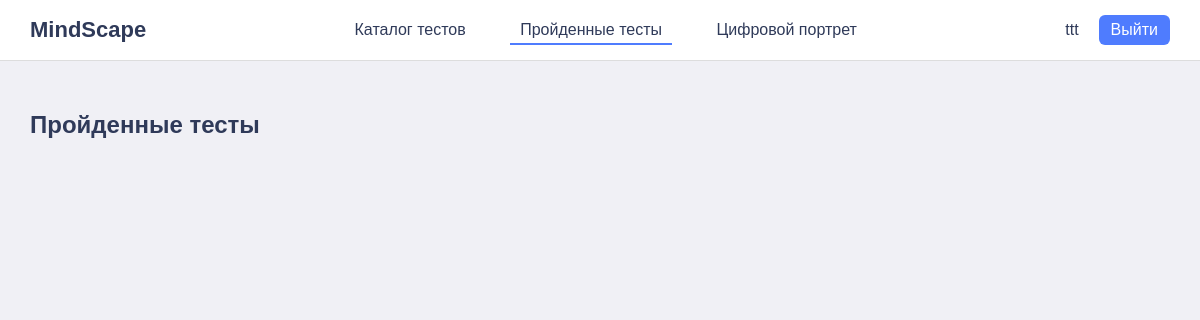
The page /completed (signed in) on the database as committed earlier.
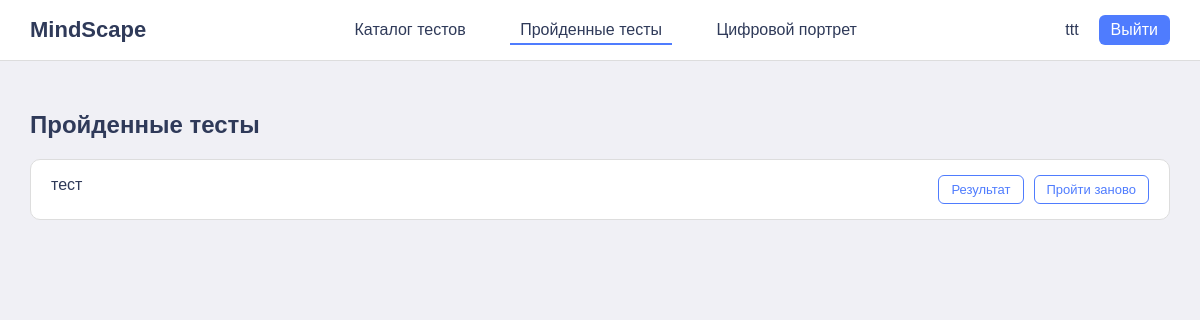
The same page on the database as committed later.
### tables this page shows
CREATE TABLE users(
            id INTEGER PRIMARY KEY AUTOINCREMENT,
            username TEXT UNIQUE,
            password TEXT
        , name  TEXT, role TEXT DEFAULT 'user');

CREATE TABLE "tests" (
	"id"	INTEGER,
	"topic"	TEXT NOT NULL,
	"title"	TEXT NOT NULL,
	"is_active"	INTEGER DEFAULT 1,
	"description"	TEXT, visualization_type TEXT, author_id INTEGER, instruction TEXT,
	PRIMARY KEY("id" AUTOINCREMENT)
);

### app.py (the view)
@app.route('/completed')
def completed_tests_page():
    if 'username' not in session:
        return redirect('/')
    conn = sqlite3.connect('database.db')
    cursor = conn.cursor()
    cursor.execute("SELECT id FROM users WHERE username = ?", (session['username'],))
    user_id = cursor.fetchone()[0]
    cursor.execute("""
        SELECT t.id, t.title, MAX(ua.id)
        FROM user_attempts ua
        JOIN tests t ON ua.test_id = t.id
        WHERE ua.user_id = ?
        GROUP BY t.id
    """, (user_id,))
    tests = cursor.fetchall()
    conn.close()
    return render_template('completed.html', username=session.get('username'), tests=tests)

### templates/completed.html (shortened to what this page needs)
<!DOCTYPE html>
<html lang="ru">
<head>
    <link rel="stylesheet" href="{{ url_for('static', filename='style/main.css') }}">
    <link rel="stylesheet" href="{{ url_for('static', filename='style/completed.css') }}">
</head>
<body>
<header class="header">
    <div class="logo">MindScape</div>
    <nav class="nav">
        <a href="/">Каталог тестов</a>
        <a href="/completed" class="active">Пройденные тесты</a>
        <a href="/portrait">Цифровой портрет</a>
    </nav>
    <div class="user-panel">
        <span class="username">{{ username }}</span>
        <a href="/logout" class="logout">Выйти</a>
    </div>
</header>
<main>
    <h2>Пройденные тесты</h2>
        <div class="tests">
            {% for test in tests %}
                <div class="test-card-completed">
                    <div class="test-title">{{ test[1] }}</div>
                    <div class="card-buttons">
                        <a href="/test/{{ test[0] }}" class="btn">
                            Результат
                        </a>
                        <a href="/retake/{{ test[0] }}" class="btn">
                            Пройти заново
                        </a>
                    </div>
                </div>
            {% endfor %}
        </div>
</main>
</body>
</html>

### static/style/main.css (style rules this page uses)
body { font-family: Arial, sans-serif; margin: 0; background: #F0F0F5; color: #2F3A59; }
.header { background: white; display: flex; justify-content: space-between; align-items: center; padding: 15px 30px; border-bottom: 1px solid #ddd; }
.logo { font-size: 22px; font-weight: bold; }
.nav a { margin: 0 15px; text-decoration: none; color: #2F3A59; padding: 5px 10px; border-bottom: 2px solid transparent; transition: border-color 0.2s; }
.nav a.active { border-bottom: 2px solid #4F7CFE; }
.user-panel { display: flex; align-items: center; gap: 10px; }
.user-panel button, .logout { background: #4F7CFE; color: white; border: none; padding: 6px 12px; border-radius: 6px; cursor: pointer; text-decoration: none; }
.username { margin-right: 10px; }
main { padding: 30px; }
.tests { display: grid; grid-template-columns: repeat(4, 1fr); gap: 20px; }
.test-title { font-weight: bold; font-size: 16px; margin-bottom: 8px; }

### static/style/completed.css (style rules this page uses)
.header { background: white; display: flex; justify-content: space-between; align-items: center; padding: 15px 30px; border-bottom: 1px solid #ddd; }
.logo { font-size: 22px; font-weight: bold; }
.nav a { margin: 0 15px; text-decoration: none; color: #2F3A59; padding: 5px 10px; border-bottom: 2px solid transparent; transition: border-color 0.2s; }
.nav a.active { border-bottom: 2px solid #4F7CFE; }
.user-panel { display: flex; align-items: center; gap: 10px; }
.user-panel button, .logout { background: #4F7CFE; color: white; border: none; padding: 6px 12px; border-radius: 6px; cursor: pointer; text-decoration: none; }
.username { margin-right: 10px; }
.tests { display: flex; flex-direction: column; gap: 12px; }
.test-card-completed { background: white; border: 1px solid #ddd; border-radius: 10px; padding: 15px 20px; display: flex; justify-content: space-between; align-items: center; }
.test-title { font-size: 16px; font-weight: 500; color: #2F3A59; }
.card-buttons { display: flex; gap: 10px; }
.btn { text-decoration: none; border: 1px solid #4F7CFE; color: #4F7CFE; padding: 6px 12px; border-radius: 6px; font-size: 13px; transition: 0.2s; }

Rows that differ between the two databases and show on the page:
added tests: title "тест"
